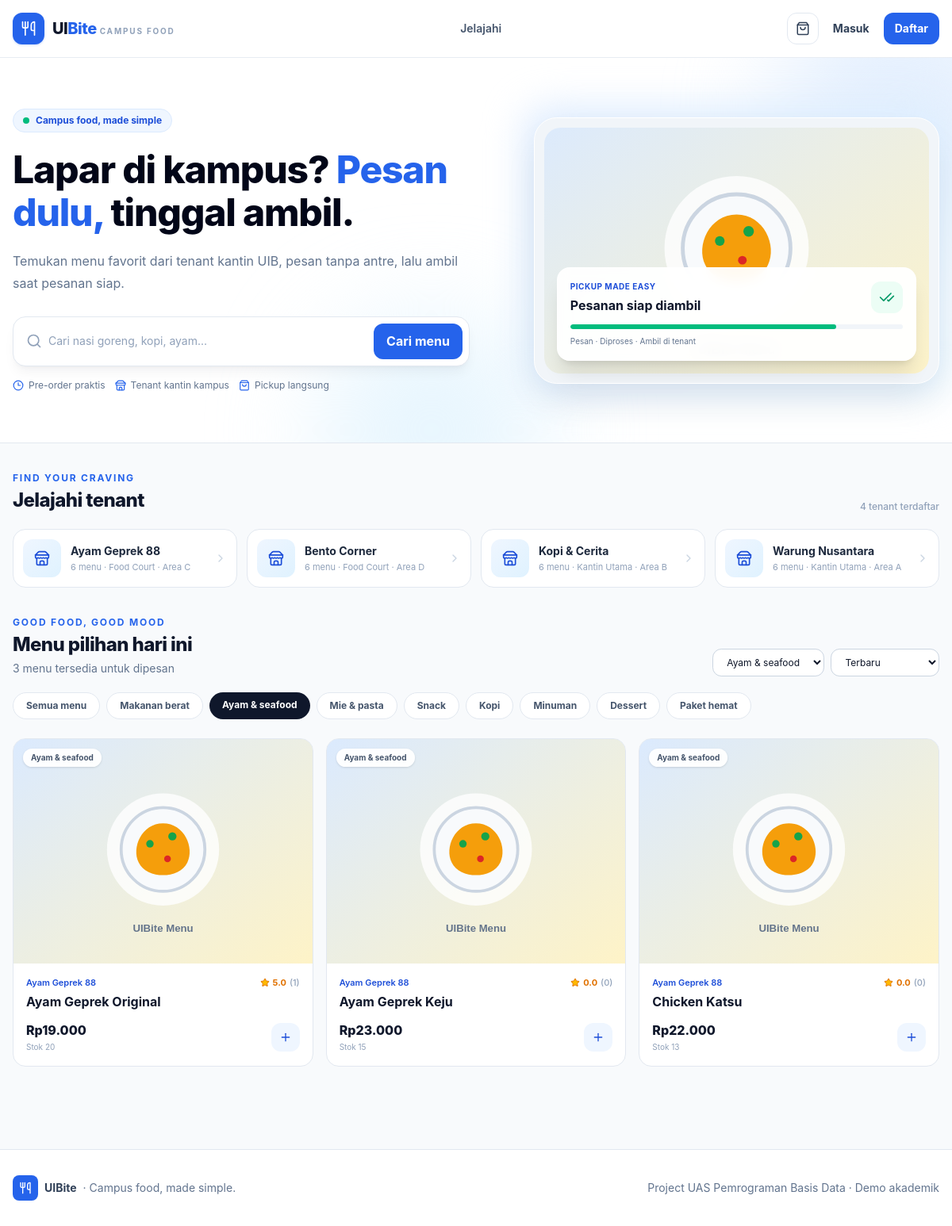
The page /index.php?r=home&category=2 on the database its author committed.
### tables this page shows
CREATE TABLE IF NOT EXISTS stores (
    id BIGINT UNSIGNED AUTO_INCREMENT PRIMARY KEY,
    seller_id BIGINT UNSIGNED NOT NULL UNIQUE,
    name VARCHAR(120) NOT NULL,
    slug VARCHAR(140) NOT NULL UNIQUE,
    description TEXT NULL,
    location VARCHAR(180) NOT NULL,
    phone VARCHAR(30) NULL,
    is_open TINYINT(1) NOT NULL DEFAULT 1,
    is_active TINYINT(1) NOT NULL DEFAULT 1,
    created_at TIMESTAMP NOT NULL DEFAULT CURRENT_TIMESTAMP,
    updated_at TIMESTAMP NOT NULL DEFAULT CURRENT_TIMESTAMP ON UPDATE CURRENT_TIMESTAMP,
    CONSTRAINT fk_stores_seller FOREIGN KEY (seller_id) REFERENCES users(id) ON UPDATE CASCADE ON DELETE RESTRICT,
    INDEX idx_stores_open_active (is_open, is_active)
);

CREATE TABLE IF NOT EXISTS categories (
    id BIGINT UNSIGNED AUTO_INCREMENT PRIMARY KEY,
    name VARCHAR(80) NOT NULL UNIQUE,
    slug VARCHAR(90) NOT NULL UNIQUE,
    description VARCHAR(255) NULL,
    sort_order SMALLINT UNSIGNED NOT NULL DEFAULT 0,
    is_active TINYINT(1) NOT NULL DEFAULT 1,
    created_at TIMESTAMP NOT NULL DEFAULT CURRENT_TIMESTAMP
);

CREATE TABLE IF NOT EXISTS products (
    id BIGINT UNSIGNED AUTO_INCREMENT PRIMARY KEY,
    store_id BIGINT UNSIGNED NOT NULL,
    category_id BIGINT UNSIGNED NOT NULL,
    sku VARCHAR(40) NOT NULL,
    name VARCHAR(140) NOT NULL,
    description TEXT NULL,
    price DECIMAL(12,2) NOT NULL,
    stock INT UNSIGNED NOT NULL DEFAULT 0,
    image_url VARCHAR(500) NULL,
    is_available TINYINT(1) NOT NULL DEFAULT 1,
    created_at TIMESTAMP NOT NULL DEFAULT CURRENT_TIMESTAMP,
    updated_at TIMESTAMP NOT NULL DEFAULT CURRENT_TIMESTAMP ON UPDATE CURRENT_TIMESTAMP,
    CONSTRAINT fk_products_store FOREIGN KEY (store_id) REFERENCES stores(id) ON UPDATE CASCADE ON DELETE RESTRICT,
    CONSTRAINT fk_products_category FOREIGN KEY (category_id) REFERENCES categories(id) ON UPDATE CASCADE ON DELETE RESTRICT,
    CONSTRAINT uq_products_store_sku UNIQUE (store_id, sku),
    CONSTRAINT chk_products_price CHECK (price > 0),
    CONSTRAINT chk_products_stock CHECK (stock >= 0),
    INDEX idx_products_store_available (store_id, is_available),
    INDEX idx_products_category (category_id),
    INDEX idx_products_name (name),
    INDEX idx_products_stock (stock)
);

### app/db.php (called while the page is built)
<?php
function db(): PDO
{
    static $pdo = null;
    if ($pdo instanceof PDO) {
        return $pdo;
    }
    $config = require BASE_PATH . '/config/database.php';
    $dsn = sprintf(
        'mysql:host=%s;port=%s;dbname=%s;charset=%s',
        $config['host'],
        $config['port'],
        $config['database'],
        $config['charset']
    );
    $pdo = new PDO($dsn, $config['username'], $config['password'], [
        PDO::ATTR_ERRMODE => PDO::ERRMODE_EXCEPTION,
        PDO::ATTR_DEFAULT_FETCH_MODE => PDO::FETCH_ASSOC,
        PDO::ATTR_EMULATE_PREPARES => false,
    ]);
    $pdo->exec("SET time_zone = '+07:00'");
    return $pdo;
}

### app/pages/catalog/render_home.php (the view, shortened to what this page needs)
<?php
function render_home(): void
            {
                $q = trim((string) ($_GET['q'] ?? ''));
                $categoryId = (int) ($_GET['category'] ?? 0);
                $sort = (string) ($_GET['sort'] ?? 'popular');
                $sortSql = match ($sort) {
                    'price_low' => 'p.price ASC',
                    'price_high' => 'p.price DESC',
                    'name' => 'p.name ASC',
                    default => 'p.created_at DESC',
                };
                $sql = "SELECT p.*, c.name AS category_name, s.name AS store_name, s.id AS store_id, s.is_open,
        (SELECT ROUND(AVG(r.rating), 1) FROM reviews r WHERE r.product_id = p.id) AS rating,
        (SELECT COUNT(*) FROM reviews r WHERE r.product_id = p.id) AS review_count
        FROM products p JOIN stores s ON s.id = p.store_id LEFT JOIN categories c ON c.id = p.category_id
        WHERE p.is_available = 1 AND p.stock > 0 AND s.is_open = 1";
                $params = [];
                if ($categoryId > 0) {
                    $sql .= ' AND p.category_id = ?';
                    $params[] = $categoryId;
                }
                $sql .= ' ORDER BY ' . $sortSql . ' LIMIT 48';
                $stmt = db()->prepare($sql);
                $stmt->execute($params);
                $products = $stmt->fetchAll();
                $categories = db()->query('SELECT id, name FROM categories WHERE is_active = 1 ORDER BY sort_order, name')->fetchAll();
                $stores = db()->query('SELECT s.*, (SELECT COUNT(*) FROM products p WHERE p.store_id = s.id AND p.is_available = 1) AS product_count FROM stores s WHERE s.is_active = 1 ORDER BY s.name')->fetchAll();
?>
    <section class="relative overflow-hidden border-b border-slate-200 bg-white">
        <div class="pointer-events-none absolute -bottom-32 left-1/3 h-72 w-72 rounded-full bg-sky-100/70 blur-3xl"></div>
        <div class="container-app relative grid gap-8 py-12 md:grid-cols-[1.1fr_.9fr] md:items-center md:py-16">
            <div>
                <div class="mb-5 inline-flex items-center gap-2 rounded-full border border-brand-100 bg-brand-50 px-3 py-1.5 text-xs font-bold text-brand-700"><span class="h-2 w-2 rounded-full bg-emerald-500"></span> Campus food, made simple</div>
                <h1 class="max-w-2xl text-4xl font-extrabold leading-[1.12] tracking-tight text-slate-950 sm:text-5xl">Lapar di kampus? <span class="text-brand-600">Pesan dulu,</span> tinggal ambil.</h1>
                <p class="mt-5 max-w-xl text-base leading-7 text-slate-500">Temukan menu favorit dari tenant kantin UIB, pesan tanpa antre, lalu ambil saat pesanan siap.</p>
                <form method="get" action="<?= e(url('home')) ?>" class="mt-7 flex max-w-xl flex-col gap-2 rounded-2xl border border-slate-200 bg-white p-2 shadow-lg shadow-slate-900/5 sm:flex-row">
                    <div class="flex flex-1 items-center gap-2 px-2"><i data-lucide="search" class="h-5 w-5 shrink-0 text-slate-400"></i><input name="q" value="<?= e($q) ?>" class="w-full border-0 bg-transparent py-2 text-sm outline-none placeholder:text-slate-400 focus:ring-0" placeholder="Cari nasi goreng, kopi, ayam..."></div><button class="btn-primary !rounded-xl px-5">Cari menu</button>
                </form>
                <div class="mt-4 flex flex-wrap items-center gap-3 text-xs text-slate-500"><span class="flex items-center gap-1.5"><i data-lucide="clock-3" class="h-3.5 w-3.5 text-brand-600"></i> Pre-order praktis</span><span class="flex items-center gap-1.5"><i data-lucide="store" class="h-3.5 w-3.5 text-brand-600"></i> Tenant kantin kampus</span><span class="flex items-center gap-1.5"><i data-lucide="shopping-bag" class="h-3.5 w-3.5 text-brand-600"></i> Pickup langsung</span></div>
            </div>
            <div class="relative mx-auto w-full max-w-lg">
                <div class="relative overflow-hidden rounded-[1.8rem] border border-white bg-slate-100 p-3 shadow-2xl shadow-slate-900/10">
                    <img src="https://images.unsplash.com/photo-1546069901-ba9599a7e63c?auto=format&fit=crop&w=1000&q=85" alt="Menu makanan" class="h-[260px] w-full rounded-[1.3rem] object-cover sm:h-[310px]" onerror="this.src='<?= e(asset('images/food-placeholder.svg')) ?>'">
                    <div class="absolute bottom-7 left-7 right-7 rounded-2xl border border-white/80 bg-white/95 p-4 shadow-xl backdrop-blur">
                        <div class="flex items-center justify-between">
                            <div>
                                <p class="text-[10px] font-bold uppercase tracking-wider text-brand-700">Pickup made easy</p>
                                <p class="mt-1 font-bold text-slate-900">Pesanan siap diambil</p>
                            </div><span class="grid h-10 w-10 place-items-center rounded-xl bg-emerald-50 text-emerald-600"><i data-lucide="check-check" class="h-5 w-5"></i></span>
                        </div>
                        <div class="mt-3 h-1.5 overflow-hidden rounded-full bg-slate-100">
                            <div class="h-full w-4/5 rounded-full bg-emerald-500"></div>
                        </div>
                        <p class="mt-2 text-[10px] text-slate-500">Pesan · Diproses · Ambil di tenant</p>
                    </div>
                </div>
            </div>
        </div>
    </section>
    <section class="container-app py-9">
        <div class="mb-5 flex items-end justify-between gap-3">
            <div>
                <p class="text-xs font-bold uppercase tracking-[.15em] text-brand-600">Find your craving</p>
                <h2 class="mt-1 text-2xl font-extrabold tracking-tight text-slate-900">Jelajahi tenant</h2>
            </div><span class="text-xs font-medium text-slate-400"><?= count($stores) ?> tenant terdaftar</span>
        </div>
        <div class="grid grid-cols-2 gap-3 sm:grid-cols-3 lg:grid-cols-4">
            <?php foreach ($stores as $store): ?>
                <a href="<?= e(url('store', ['id' => $store['id']])) ?>" class="group flex items-center gap-3 rounded-2xl border border-slate-200 bg-white p-3 transition hover:-translate-y-0.5 hover:border-brand-200 hover:shadow-md">
                    <span class="grid h-12 w-12 shrink-0 place-items-center rounded-xl bg-gradient-to-br from-brand-50 to-sky-100 text-brand-700"><i data-lucide="store" class="h-5 w-5"></i></span><span class="min-w-0 flex-1"><span class="block truncate text-sm font-bold text-slate-800 group-hover:text-brand-700"><?= e($store['name']) ?></span><span class="mt-0.5 block truncate text-[11px] text-slate-400"><?= (int) $store['product_count'] ?> menu · <?= e($store['location']) ?></span></span><i data-lucide="chevron-right" class="h-4 w-4 shrink-0 text-slate-300 group-hover:text-brand-600"></i>
                </a>
            <?php endforeach; ?>
        </div>
    </section>
    <section class="container-app pb-10">
        <div class="mb-5 flex flex-col justify-between gap-4 sm:flex-row sm:items-end">
            <div>
                <p class="text-xs font-bold uppercase tracking-[.15em] text-brand-600">Good food, good mood</p>
                <h2 class="mt-1 text-2xl font-extrabold tracking-tight text-slate-900"><?= $q !== '' ? 'Hasil pencarian' : 'Menu pilihan hari ini' ?></h2>
                <p class="mt-1 text-sm text-slate-500"><?= count($products) ?> menu tersedia untuk dipesan</p>
            </div>
            <form method="get" action="<?= e(url('home')) ?>" class="flex flex-wrap gap-2"><select name="category" class="input !w-auto !py-2 text-xs" onchange="this.form.submit()">
                    <option value="0">Semua kategori</option><?php foreach ($categories as $category): ?><option value="<?= (int) $category['id'] ?>" <?= $categoryId === (int) $category['id'] ? 'selected' : '' ?>><?= e($category['name']) ?></option><?php endforeach; ?>
                </select><select name="sort" class="input !w-auto !py-2 text-xs" onchange="this.form.submit()">
                    <option value="popular" <?= $sort === 'popular' ? 'selected' : '' ?>>Terbaru</option>
                </select></form>
        </div>
        <div class="mb-5 flex gap-2 overflow-x-auto pb-1"><a href="<?= e(url('home')) ?>" class="whitespace-nowrap rounded-full px-4 py-2 text-xs font-bold <?= $categoryId === 0 ? 'bg-slate-900 text-white' : 'border border-slate-200 bg-white text-slate-600 hover:border-brand-200' ?>">Semua menu</a><?php foreach ($categories as $category): ?><a href="<?= e(url('home', ['category' => $category['id']])) ?>" class="whitespace-nowrap rounded-full px-4 py-2 text-xs font-bold <?= $categoryId === (int) $category['id'] ? 'bg-slate-900 text-white' : 'border border-slate-200 bg-white text-slate-600 hover:border-brand-200' ?>"><?= e($category['name']) ?></a><?php endforeach; ?></div>
        <?php if ($products): ?><div class="grid grid-cols-1 gap-4 sm:grid-cols-2 lg:grid-cols-3 xl:grid-cols-4"><?php foreach ($products as $product) product_card($product); ?></div>
            <?php endif; ?>
    </section>
<?php
            }

### app/pages/catalog/product_card.php
<?php
function product_card(array $product): void
            {
?>
    <article class="group overflow-hidden rounded-2xl border border-slate-200 bg-white transition duration-200 hover:-translate-y-1 hover:border-brand-200 hover:shadow-lg hover:shadow-slate-900/5">
        <a href="<?= e(url('product', ['id' => $product['id']])) ?>" class="relative block overflow-hidden bg-slate-100">
            <?= product_image($product['image_url'] ?? null, $product['name']) ?>
            <span class="absolute left-3 top-3 rounded-full bg-white/95 px-2.5 py-1 text-[10px] font-bold text-slate-600 shadow-sm"><?= e($product['category_name'] ?? 'Menu') ?></span>
        </a>
        <div class="p-4">
            <div class="mb-1 flex items-center justify-between gap-2"><a href="<?= e(url('store', ['id' => $product['store_id']])) ?>" class="truncate text-[11px] font-semibold text-brand-700 hover:underline"><?= e($product['store_name'] ?? 'Tenant UIB') ?></a><span class="flex shrink-0 items-center gap-1 text-[11px] font-bold text-amber-600"><i data-lucide="star" class="h-3 w-3 fill-amber-400"></i><?= number_format((float) ($product['rating'] ?? 0), 1) ?> <span class="font-medium text-slate-400">(<?= (int) ($product['review_count'] ?? 0) ?>)</span></span></div>
            <a href="<?= e(url('product', ['id' => $product['id']])) ?>" class="line-clamp-1 font-bold text-slate-900 transition group-hover:text-brand-700"><?= e($product['name']) ?></a>
            <div class="mt-3 flex items-center justify-between gap-2">
                <div>
                    <p class="font-extrabold text-slate-900"><?= money($product['price']) ?></p>
                    <p class="mt-0.5 text-[10px] text-slate-400">Stok <?= (int) $product['stock'] ?></p>
                </div>
                <?php if ((int)($product['is_available'] ?? 1) === 1 && (int)($product['stock'] ?? 0) > 0 && (int)($product['is_open'] ?? 1) === 1): ?><form method="post" action="<?= e(url('cart.add')) ?>"><?= csrf_field() ?><input type="hidden" name="product_id" value="<?= (int) $product['id'] ?>"><input type="hidden" name="quantity" value="1"><button class="grid h-9 w-9 place-items-center rounded-xl bg-brand-50 text-brand-700 transition hover:bg-brand-600 hover:text-white" aria-label="Tambah ke keranjang"><i data-lucide="plus" class="h-4 w-4"></i></button></form><?php else: ?><button disabled class="grid h-9 w-9 place-items-center rounded-xl bg-slate-100 text-slate-300" aria-label="Tidak tersedia"><i data-lucide="x" class="h-4 w-4"></i></button><?php endif; ?>
            </div>
        </div>
    </article>
<?php
            }

### app/helpers.php (shortened to what this page needs)
<?php
function env(string $key, mixed $default = null): mixed
{
    static $values = null;
    if ($values === null) {
        $file = BASE_PATH . '/.env';
        $values = is_file($file) ? (parse_ini_file($file, false, INI_SCANNER_TYPED) ?: []) : [];
    }
    $value = $_ENV[$key] ?? $_SERVER[$key] ?? getenv($key);
    if ($value === false || $value === null || $value === '') {
        $value = $values[$key] ?? $default;
    }
    return $value;
}
function e(mixed $value): string
{
    return htmlspecialchars((string) $value, ENT_QUOTES | ENT_SUBSTITUTE, 'UTF-8');
}
function base_url(): string
{
    $configured = trim((string) env('APP_URL', ''));
    $script = str_replace('\\', '/', dirname($_SERVER['SCRIPT_NAME'] ?? '/'));
    return $script === '/' || $script === '.' ? '' : rtrim($script, '/');
}
function url(string $route = 'home', array $params = []): string
{
    return base_url() . '/index.php?' . http_build_query(array_merge(['r' => $route], $params));
}
function asset(string $path): string
{
    return base_url() . '/assets/' . ltrim($path, '/');
}
function money(int|float|string|null $amount): string
{
    return 'Rp' . number_format((float) $amount, 0, ',', '.');
}
function product_image(?string $image, string $name = 'Menu'): string
{
    $src = trim((string) $image);
    return '<img class="food-image" loading="lazy" src="' . e($src) . '" alt="' . e($name) . '" onerror="this.onerror=null;this.src=' . "'" . e(asset('images/food-placeholder.svg')) . "'" . ';">';
}

### rows shown on the page
stores: name "Ayam Geprek 88", product_count "6", location "Food Court · Area C"
stores: name "Bento Corner", product_count "6", location "Food Court · Area D"
stores: name "Kopi & Cerita", product_count "6", location "Kantin Utama · Area B"
stores: name "Warung Nusantara", product_count "6", location "Kantin Utama · Area A"
categories: name "Makanan berat"
categories: name "Ayam & seafood"
categories: name "Mie & pasta"
categories: name "Snack"
categories: name "Kopi"
categories: name "Minuman"
categories: name "Dessert"
categories: name "Paket hemat"
products: category.name "Ayam & seafood", store.name "Ayam Geprek 88", rating "5.0", review_count "1", name "Ayam Geprek Original", price "Rp19.000", stock "20"
products: category.name "Ayam & seafood", store.name "Ayam Geprek 88", rating "0.0", review_count "0", name "Ayam Geprek Keju", price "Rp23.000", stock "15"
products: category.name "Ayam & seafood", store.name "Ayam Geprek 88", rating "0.0", review_count "0", name "Chicken Katsu", price "Rp22.000", stock "13"

### other values the page prints
count($stores) "4"
count($products) "3"
form field category "Ayam & seafood"
